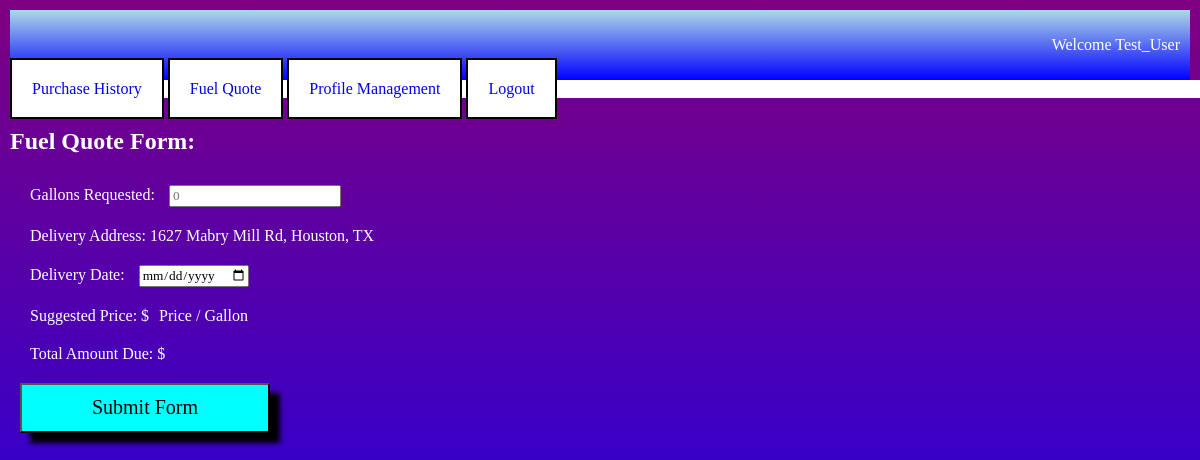
/fuel_quote (signed in), run on the app's committed database.
### web_app/models.py (models this page shows, shortened)
class UserCredentials(AbstractUser):
    username = models.CharField(max_length=50,unique=True)
    is_admin = models.BooleanField(default=False)
    is_superuser = models.BooleanField(default=False)
    has_profile = models.BooleanField(default=False)
    USERNAME_FIELD = 'username'
    REQUIRED_FIELDS = []
    objects = CustomUserManager()

class ClientInformation(models.Model):
    user = models.OneToOneField(UserCredentials, on_delete=models.CASCADE,null=True)
    fullname = models.CharField(max_length=50)
    address1 = models.CharField(max_length=100)
    address2 = models.CharField(max_length=100)
    city = models.CharField(max_length=100)
    state = models.CharField(max_length=2)
    zipcode = models.CharField(max_length=9,validators=[RegexValidator(regex=r'^(^[0-9]{5}(?:-[0-9]{4})?$|^$)')])

### web_app/views.py (the view)
# urls.py: path('fuel_quote',views.fuel_quote,name='fuel_quote'),
def fuel_quote(request):
    if request.method == "POST":
        return HttpResponseRedirect('')
    else:
        form = forms.Fuel_Quote
    return render(request, 'fuel_quote_form.html',{})

### web_app/templates/fuel_quote_form.html (shortened to what this page needs)
{% load static %}
<!DOCTYPE HTML>
<html>
    <link rel="stylesheet" href="{% static 'style/style.css'%}">
	<div id="bg">
		<div id = "profile_header">
			{% if user.is_authenticated %}
				<p>Welcome {{user.username}}</p>
			{% else %}
				<p>Not Logged In</p>
			{% endif %}
		</div>
		<nav id = "no_log_nav">
			{% if user.has_profile %}
				<a href="{% url 'fuel_history'%}">Purchase History</a>
				<a href="{% url 'fuel_quote'%}">Fuel Quote</a>
			{% endif %}
			{% if user.is_authenticated %}
				<a href="{% url 'profile_manager'%}">Profile Management</a>
				<a href="{% url 'logout' %}">Logout</a>
			{% else %}
				<a href = "{% url 'login'%}">Login</a>
				<a href = "{% url 'signup'%}">Register</a>
			{% endif %}
		</nav>
		<form>
			<header>
				<h2>Fuel Quote Form:</h2>
			</header>
			<body>
				<div>
					<label>Gallons Requested:</label>
					<input type="number" id="gallons-field" name="gallons" class = "fuel-field" min="0" placeholder = 0 required>
				</div>
				<div>
					<label>Delivery Address: {{user.clientinformation.address1}}, {{user.clientinformation.city}}, {{user.clientinformation.state}}</label></label>
				</div>
				<div>
					<label>Delivery Date:</label>
					<input type="date" id="date-field" name="calendar" class="fuel-field" required>
				</div>
				<div>
					<label>Suggested Price: $<label id="suggested_price">Price / Gallon</label></label>
				</div>
				<div>
					<label>Total Amount Due: $<label id = "amount_due"></label></label>
				</div>
				<div>
					<input type="submit" value = "Submit Form" id="fuel-form-submit">
				</div>
			</body>
		</form>
	</div>
</html>

### web_app/static/style/style.css (style rules this page uses)
* { font-family: "Century Gothic"; }
#bg { background-image: linear-gradient(purple,blue); position: fixed; top: 0; left: 0; min-width: 100%; min-height: 100%; }
#profile_header { background-image: linear-gradient(lightblue,blue); text-align:right; margin-right:20px; }
input[type="submit"], input[type="button"] { width:250px; height:50px; font-size:15pt; margin: auto; background-color:cyan; box-shadow: 10px 10px 5px; }
body { justify-content: center; }
nav { min-height: 20%; background-color: white; justify-content:center; }
nav a { padding: 20px; border: 2px solid black; background-color: white; text-decoration: none; }
div { padding: 10px; color:white; }
header { top: 25%; padding-top: 10px; color:white; width:300px; }
label { padding: 10px; }

### data on the page
UserCredentials: username "Test_User", clientinformation.address1 "1627 Mabry Mill Rd", clientinformation.city "Houston", clientinformation.state "TX"
